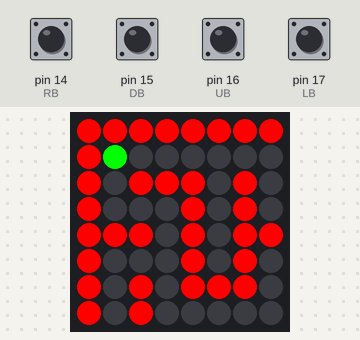
A sketch run on a simulated Arduino Uno, built with avr-gcc and run on an emulated ATmega328P. On the bench: 8×8 RGB LED matrix (first LED top left, wired row by row). The test bench sets the inputs (shaded band); at power-on: pin 14 (RB), pin 15 (DB), pin 16 (UB), pin 17 (LB) HIGH. What the sketch prints to the serial monitor is not drawn.

Above: at 1.2 s.
1.3 s: pin 14 (RB) pulled LOW for 0.15 s
At 2.1 s:
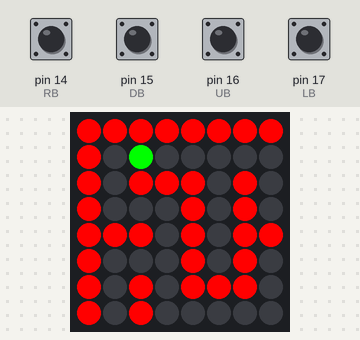
2.9 s: pin 14 (RB) pulled LOW for 1 s
At 3.3 s:
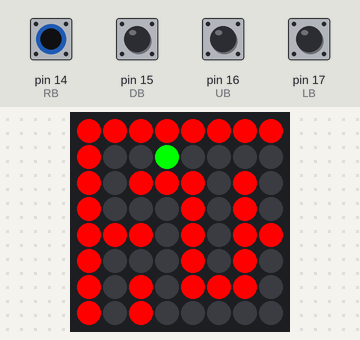
Timing chart, 0 to 5.9 s (numbered marks = the images above; inputs shaded):
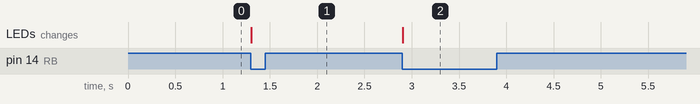

The sketch:

arduino_bigmaze.ino
```cpp
/************** bigmaze ***************
 *    Big mazes on a little screen
 *          Jon Wallace 2020
 */

#include <Arduino.h>
#include <avr/pgmspace.h>
#include "Adafruit_LEDBackpack.h"
#include "levels.h"

Adafruit_BicolorMatrix matrix = Adafruit_BicolorMatrix();

// Controller buttons' pin numbers
// Has to be sequential because the debounce code is lazy, ¯\_(ツ)_/¯
#define RB (14)
#define DB (15)
#define UB (16)
#define LB (17)

// Player deadzone, affects the distance from the wall where you start pushing the board
#define DZ_LO 3
#define DZ_HI 4

// super simple rising edge and debounce detector
// Warning: only works if all 4 button pin numbers are sequential
uint8_t db[4] = {0};
void on_button(int pin, int debounce, void (*callback)())
{
  if (!digitalRead(pin)) {
    if (!db[pin%4]) {
      db[pin%4] = debounce;
      callback();
    }
  } else if (db[pin%4]) db[pin%4]--;
}

// state objects
struct {
  int x;
  int y;
  int color;
} you, board;

int current_level = 0;
struct level maze;

#define SOUTH (1 << 0)
#define EAST  (1 << 1)
#define NORTH (1 << 2)
#define WEST  (1 << 3)

// Returns true if you can go in the requested direction
bool check(uint8_t direction)
{
  int x = board.x + you.x;
  int y = board.y + you.y;
  switch (direction)
  {
  case NORTH:
    if (y % 2 == 0) return true;
    if (x % 2 == 0) return false;
    return (get_cell(x/2, y/2 - 1) & SOUTH) > 0;
    break;

  case SOUTH:
    if (y % 2 == 0) return true;
    if (x % 2 == 0) return false;
    return (get_cell(x/2, y/2) & SOUTH) > 0;
    break;

  case EAST:
    if (y % 2 == 0) return false;
    if (x % 2 == 0) return true;
    return (get_cell(x/2, y/2) & EAST) > 0;
    break;

  case WEST:
    if (y % 2 == 0) return false;
    if (x % 2 == 0) return true;
    return (get_cell(x/2 - 1, y/2) & EAST) > 0;
    break;

  default:
    return false;
  }
}

// Button handlers
void move_up()
{
  if (!check(NORTH)) return;
  if (you.y > DZ_LO) { // creates a board movement deadzone
    you.y--;
  } else if (board.y > 0) {
    board.y--;
  } else if (you.y > 0) {
    you.y--;
  }
  update_screen();
}

void move_down()
{
  if (!check(SOUTH)) return;
  if (you.y < DZ_HI) {
    you.y++;
  } else if (board.y < maze.h*2 - 7) {
    board.y++;
  } else if (you.y < 7) {
    you.y++;
  }
  update_screen();
}

void move_left()
{
  if (!check(WEST)) return;
  if (you.x > DZ_LO) {
    you.x--;
  } else if (board.x > 0) {
    board.x--;
  } else if (you.x > 0) {
    you.x--;
  }
  update_screen();
}

void move_right()
{
  if (!check(EAST)) return;
  if (you.x < DZ_HI) {
    you.x++;
  } else if (board.x < maze.w*2 - 7) {
    board.x++;
  } else if (you.x < 7) {
    you.x++;
    if (you.x == 7) {
      // WINNER!
      board.color = you.color;
      update_screen();
      delay(1000);
      current_level = (current_level + 1) % N_LEVELS;
      setup();
      return;
    }
  }
  update_screen();
}

void update_screen()
{
  matrix.clear();
  draw_maze(board.x, board.y, board.color);
  matrix.drawPixel(you.x, you.y, you.color);
  matrix.writeDisplay();
}

uint8_t get_cell(int x, int y)
{
  int i = x / 4;
  int off = x % 4;
  if (x < 0 || x > maze.w || y < 0 || y > maze.h) {
    // Out of bounds cells are blocked
    return 0;
  } else {
    size_t cell_addr = maze.level_offset + y * maze.row_size + i;
    uint8_t maze_byte = pgm_read_byte_near(level_data + cell_addr);
    return maze_byte >> off*2 & 0b11;
  }
}

void draw_maze(int x, int y, int color)
{
  // Convert from screen coords to board coords
  int bx = x / 2;
  int by = y / 2;
  int x_off = (x+1) % 2;
  int y_off = (y+1) % 2;

  // Draw all the cells on the screen, allowing for bleed on odd cells
  for (int sy = 0 - y_off; sy < 4; sy++) {
    for (int sx = 0 - x_off; sx < 4; sx++) {
      uint8_t cell = get_cell(bx + sx, by + sy);
      x = x_off + 2*sx;
      y = y_off + 2*sy;
      matrix.drawPixel(x + 0, y + 0, LED_OFF);
      matrix.drawPixel(x + 1, y + 1, color);
      matrix.drawPixel(x + 1, y + 0, (cell & EAST) > 0 ? LED_OFF : color);
      matrix.drawPixel(x + 0, y + 1, (cell & SOUTH) > 0 ? LED_OFF : color);
    }
  }
}

void setup()
{
  Serial.begin(115200);
  Serial.println("bigmaze!");
  Serial.println(_AVR_IOXXX_H_);

  pinMode(RB, INPUT_PULLUP);
  pinMode(DB, INPUT_PULLUP);
  pinMode(UB, INPUT_PULLUP);
  pinMode(LB, INPUT_PULLUP);

  // Screen setup
  matrix.begin(0x70);
  matrix.setBrightness(6);

  // My screen is soldered in the "1" direction
  matrix.setRotation(1);

  // Init
  you.x = you.y = 1; // Start in the upper left corner
  you.color = LED_GREEN;

  board.x = board.y = 0;
  board.color = LED_RED;

  maze = levels[current_level];

  update_screen();
}

void loop()
{
  // Polling loop
  on_button(UB, 5, move_up);
  on_button(DB, 5, move_down);
  on_button(LB, 5, move_left);
  on_button(RB, 5, move_right);
}
```

levels.h
```cpp
#ifndef LEVELS_H
#define LEVELS_H

#define N_LEVELS 5

const uint8_t level_data[] PROGMEM = {
// Level 1 - 4x4 (offset 0)
	0b01111011,
	0b00010110,
	0b01000111,
	0b10101000,
// Level 2 - 8x8 (offset 4)
	0b10011101,0b00111010,
	0b10010101,0b01101101,
	0b00110010,0b00010101,
	0b11100110,0b01010010,
	0b00111011,0b01101010,
	0b11011100,0b01111100,
	0b11100010,0b01000010,
	0b10101010,0b10001010,
// Level 3 - 16x16 (offset 20)
	0b00110101,0b00110111,0b10011010,0b01011011,
	0b10001110,0b00111000,0b10101011,0b01010011,
	0b01101011,0b01111101,0b11011000,0b01100100,
	0b10001110,0b01000110,0b00010011,0b01011001,
	0b01110101,0b01100011,0b01010101,0b01101010,
	0b11000001,0b00101101,0b10101111,0b01001010,
	0b00111011,0b11011100,0b10110001,0b01100101,
	0b01101101,0b00110010,0b01110100,0b00110011,
	0b00100000,0b11001111,0b00010010,0b01001110,
	0b11111010,0b11100100,0b11001011,0b01010000,
	0b11001001,0b00100100,0b01010110,0b01011001,
	0b01010101,0b11100011,0b11010011,0b00111011,
	0b01110110,0b00101010,0b01010110,0b01100010,
	0b01001110,0b00101101,0b10101001,0b00001110,
	0b00110011,0b01100110,0b11011010,0b01011000,
	0b10101000,0b10001010,0b10101010,0b10101010,
// Level 4 - 64x4 (offset 84)
	0b10101101,0b10110011,0b11101001,0b01100111,0b10010110,0b10101011,0b10101010,0b11111010,0b11001101,0b11101010,0b00111010,0b01010011,0b11101101,0b10101001,0b11100101,0b00101010,
	0b01111011,0b10000010,0b00010111,0b10101100,0b11110010,0b11101001,0b10100110,0b00001101,0b01100011,0b00110111,0b10110101,0b11101110,0b00010111,0b10101110,0b00110101,0b00101110,
	0b11001100,0b01101110,0b10111000,0b00110110,0b01011011,0b11001110,0b10001000,0b11100001,0b01001101,0b01101000,0b00101111,0b01010010,0b10010001,0b00111011,0b11101110,0b00111011,
	0b00001010,0b10001010,0b10001010,0b10101010,0b10000010,0b10101000,0b10101010,0b00100010,0b00101010,0b00101010,0b10101000,0b00100010,0b00101010,0b10001000,0b00100010,0b10100010,
// Level 5 - 32x32 (offset 148)
	0b11100101,0b10110010,0b00110011,0b10001101,0b10111111,0b10100110,0b10011101,0b01011010,
	0b01110110,0b00110011,0b11110101,0b10010010,0b10010001,0b11100101,0b01110100,0b01101011,
	0b10000101,0b10010101,0b11011001,0b01101110,0b00110110,0b01001101,0b01000110,0b01101000,
	0b01011110,0b11010101,0b00011001,0b11100110,0b10100000,0b10110101,0b01110011,0b01111101,
	0b01010111,0b01010111,0b01101000,0b00001011,0b01011010,0b11001100,0b10001100,0b00010010,
	0b10110001,0b11011001,0b01111000,0b01011000,0b10101101,0b10010100,0b10101000,0b01101000,
	0b11010011,0b10000010,0b01010011,0b01010101,0b11001011,0b11001010,0b10110101,0b01100110,
	0b01000011,0b10001110,0b11001001,0b01011010,0b11010110,0b01101001,0b00101100,0b00100110,
	0b01010111,0b00101011,0b10010111,0b11100010,0b00101110,0b00111001,0b10110101,0b00110101,
	0b01010000,0b00101110,0b10110100,0b11100010,0b01001001,0b10110010,0b11000011,0b00110110,
	0b00111001,0b11111110,0b10101110,0b01011001,0b10110100,0b10011110,0b11100011,0b01101100,
	0b10011110,0b01010010,0b10011001,0b10011001,0b00101101,0b01110010,0b00101000,0b01100010,
	0b11110010,0b01000100,0b10011010,0b10110011,0b01001000,0b01000111,0b00101110,0b01001011,
	0b10000101,0b01001101,0b11000011,0b11100100,0b11111010,0b01111001,0b10100110,0b01010110,
	0b01011001,0b10111001,0b10010101,0b00101110,0b00000101,0b11001100,0b11101101,0b00111000,
	0b10001011,0b11001100,0b10010110,0b01100101,0b10110110,0b00100001,0b11010000,0b01101011,
	0b00111010,0b10110001,0b00111001,0b01010110,0b01001111,0b10010101,0b00111011,0b01010100,
	0b11001101,0b00110010,0b00101100,0b10011101,0b01100100,0b00110100,0b00111101,0b01011001,
	0b01111101,0b01011010,0b10101101,0b10000001,0b10101011,0b01101010,0b00110000,0b01110110,
	0b11000101,0b11011100,0b01110000,0b00111001,0b01100011,0b00110011,0b11111110,0b00011000,
	0b01010011,0b01000001,0b01000011,0b10100101,0b10110101,0b01010011,0b10000101,0b01101000,
	0b01100011,0b01010101,0b11010011,0b11110110,0b01101100,0b10100010,0b10011000,0b01001011,
	0b10010110,0b11100111,0b10100011,0b01010100,0b10011010,0b11011101,0b01000110,0b00101110,
	0b01101011,0b00110100,0b00110110,0b01010111,0b01111011,0b10100101,0b01100001,0b01101010,
	0b00110100,0b11100011,0b01110001,0b10010100,0b00011000,0b11100000,0b10010011,0b00011010,
	0b10011101,0b00101111,0b11011010,0b11001001,0b10111010,0b00110100,0b10101100,0b01011101,
	0b10000010,0b11101001,0b00000011,0b01001111,0b11111001,0b11110010,0b01110010,0b00100111,
	0b11111101,0b01010011,0b00111100,0b00011000,0b10001011,0b11001101,0b01010110,0b01111001,
	0b00000011,0b10010011,0b10000101,0b10001011,0b01101101,0b01100010,0b01010110,0b00010100,
	0b10010011,0b10100011,0b11001101,0b01001110,0b11001011,0b00011100,0b00001110,0b00111010,
	0b11011001,0b11001011,0b01110100,0b10011101,0b11111000,0b10010110,0b01001110,0b01111001,
	0b00001010,0b00100010,0b10001010,0b10100000,0b00001010,0b10000010,0b10001010,0b10001010,
};

struct level {
	int w;
	int h;
	size_t row_size;
	size_t level_offset;
};

struct level levels[] = {
	{ .w = 4, .h = 4, .row_size = 1, .level_offset = 0},
	{ .w = 8, .h = 8, .row_size = 2, .level_offset = 4},
	{ .w = 16, .h = 16, .row_size = 4, .level_offset = 20},
	{ .w = 64, .h = 4, .row_size = 16, .level_offset = 84},
	{ .w = 32, .h = 32, .row_size = 8, .level_offset = 148},
};

#endif // #ifnedef LEVELS_H
```

Measured:
- after the input at 1.3 s, the LEDs: change at once (image 1)
- after the input at 2.9 s, the LEDs: change at once (image 2)
